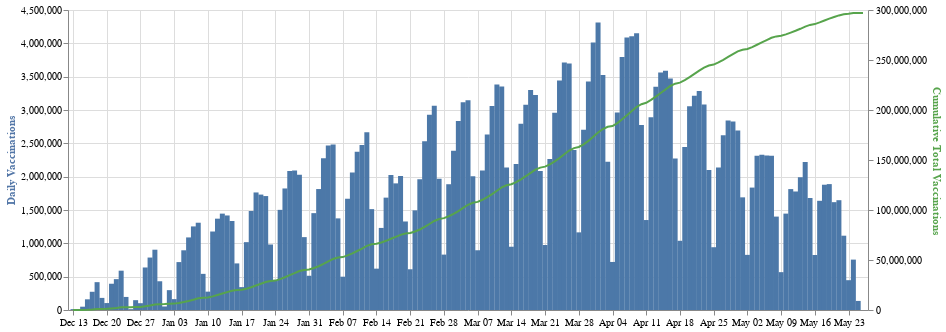

Write notebook code for a chart like this one.
### Markdown cell above
#### New Vaccinations per day with cumulative totals

### Code cell
alt.layer(vacc_perday_chart, vacc_cumulative_chart).resolve_scale(
    y = 'independent'
)

### Figure 1 — Vega-Lite specification as saved in the notebook (floating-point values rounded to 4 significant figures; data arrays with more than 128 entries replaced by an {"elided": "..."} marker saying what was removed)
{"config": {"view": {"continuousWidth": 400, "continuousHeight": 300}}, "layer": [{"mark": "bar", "encoding": {"x": {"type": "temporal", "axis": {"title": null}, "field": "Date"}, "y": {"type": "quantitative", "axis": {"title": "Daily Vaccinations", "titleColor": "#5276A7"}, "field": "Total Doses Administered Daily"}}, "width": 800}, {"mark": "line", "encoding": {"color": {"value": "#57A44C"}, "x": {"type": "temporal", "axis": {"title": null}, "field": "Date"}, "y": {"type": "quantitative", "axis": {"title": "Cumulative Total Vaccinations", "titleColor": "#57A44C"}, "field": "Total Doses Administered Cumulative"}}, "width": 800}], "data": {"name": "data-2c394eea7850c24af5704475c8c20d24"}, "resolve": {"scale": {"y": "independent"}}, "$schema": "https://vega.github.io/schema/vega-lite/v4.8.1.json", "datasets": {"data-2c394eea7850c24af5704475c8c20d24": {"elided": "165 records"}}}
